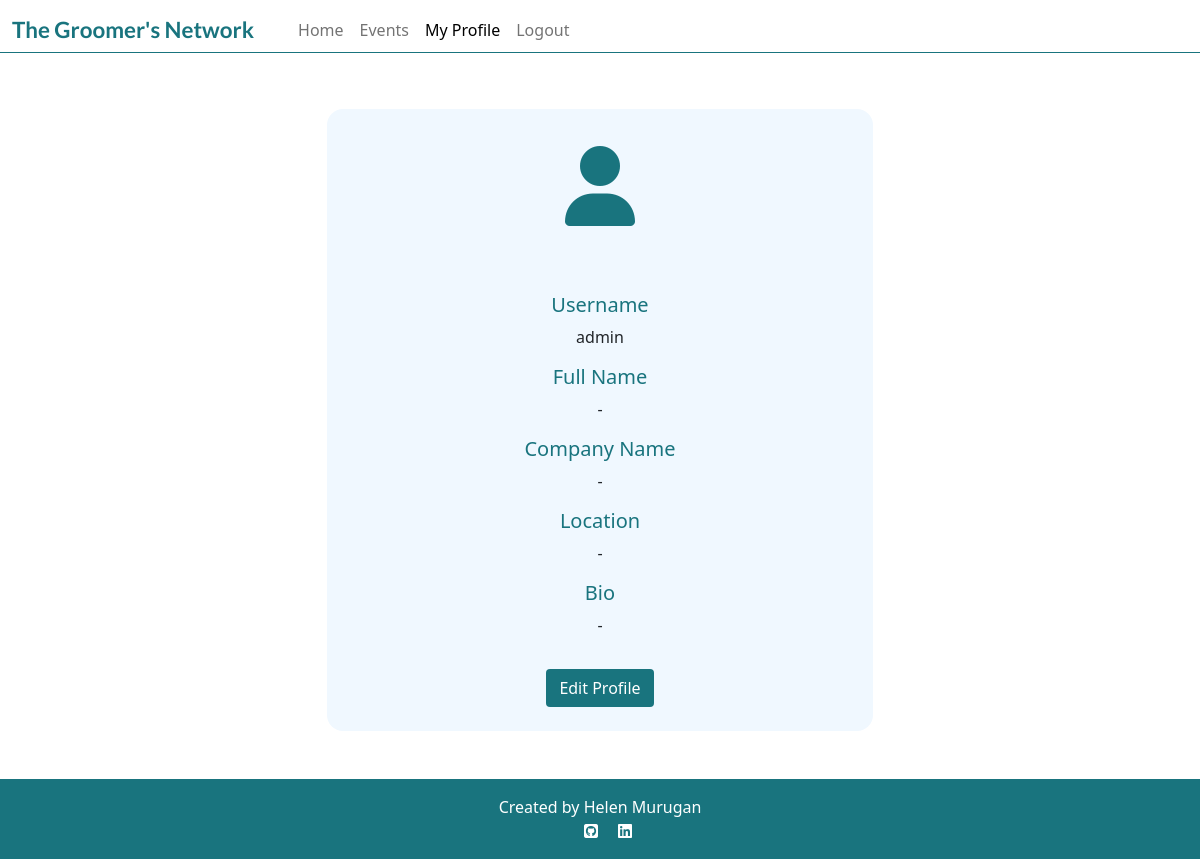
The app's page /user_profile/admin/ (signed in), older data.
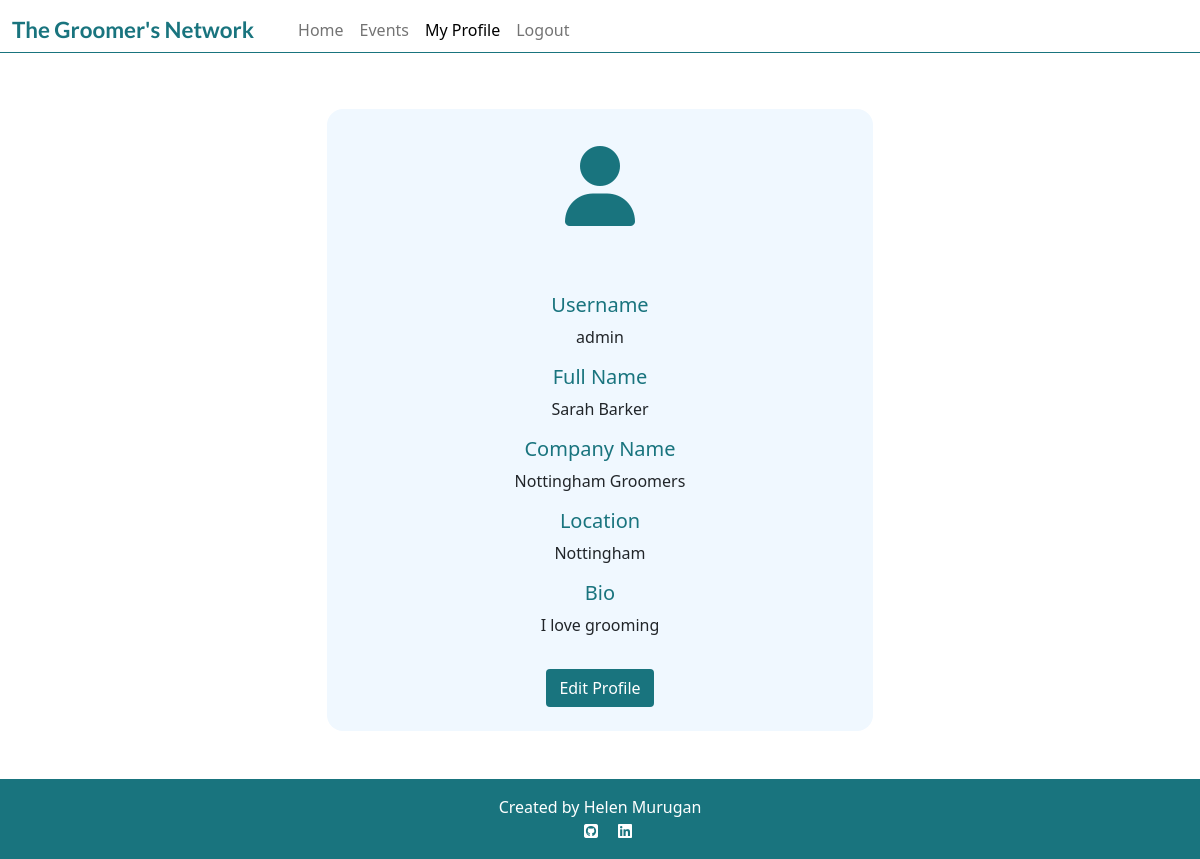
The same page, newer data.
### user_profile/models.py (models this page shows)
class Profile(models.Model):
    user = models.OneToOneField(
        User,
        on_delete=models.CASCADE,
        related_name='profile',
        verbose_name='User',
    )
    full_name = models.CharField(
        max_length=50,
        blank=True,
        null=True,
        verbose_name='Full name',
        default='',
    )
    company_name = models.CharField(
        blank=True,
        null=True,
        max_length=30,
        default='',
    )
    location = models.CharField(
        blank=True,
        null=True,
        max_length=30,
        default='',
    )
    bio = models.TextField(
        blank=True,
        null=True,
        max_length=1000,
        default='',
    )

### user_profile/views.py (the view)
class ProfileView(View):
    def get(self, request, *args, **kwargs):
        if request.user.is_authenticated:
            user_profile = get_object_or_404(
                Profile,
                user=request.user
            )
            context = {
                'user_profile': user_profile,
            }
            return render(
                request,
                'my_profile.html',
                context
            )
        else:
            return render(
                request,
                'account/login.html'
            )

### templates/my_profile.html
{% extends 'base.html' %}
{% block nav_profile %}active{% endblock %}
{% load crispy_forms_tags %}
{% block content %}
<section>
    <div class="container my-5">
        <div class="row justify-content-center">
            <div class="col-md-8 col-lg-6">
                <div class="profile-card">
                    <div class="text-center">
                        <p class="card-body teal-text big-fa"><i class="fa-solid fa-user"></i></p>
                    </div>
                    <div class=card-body>
                        <div class="text-center">
                            <h5 class="mb-2 teal-text">Username</h5>
                            <p>{{ request.user.username }}</p>
                            <h5 class="mb-2 teal-text">Full Name</h5>
                                {% if user_profile.full_name %}
                                    <p>{{user_profile.full_name}}</p>
                                {% else %}
                                    <p>-</p>
                                {% endif %}
                            <h5 class="mb-2 teal-text">Company Name</h5>
                                {% if user_profile.company_name %}
                                    <p>{{user_profile.company_name}}</p>
                                {% else %}
                                    <p>-</p>
                                {% endif %}
                            <h5 class="mb-2 teal-text">Location</h5>
                                {% if user_profile.location %}
                                    <p>{{user_profile.location}}</p>
                                {% else %}
                                    <p>-</p>
                                {% endif %}
                            <h5 class="mb-2 teal-text">Bio</h5>
                                {% if user_profile.bio %}
                                    <p>{{user_profile.bio | safe }}</p>
                                {% else %}
                                    <p>-</p>
                                {% endif %}
                        </div>
                    </div>
                    <div class="text-center">
                        <a href="{% url 'my_profile_update'  user.profile.pk %}" class="btn btn-signup mb-4">Edit Profile</a>
                    </div>
                </div>
            </div>
        </div>
    </div>
</section>
{% endblock %}

Row changes from the older to the newer data that the page shows:
now on this page (row edited): Profile: full_name "Sarah Barker", company_name "Nottingham Groomers", location "Nottingham", bio "I love grooming"
changed Profile: full_name empty → "Sarah Barker" (drawn); company_name empty → "Nottingham Groomers" (drawn); location empty → "Nottingham" (drawn); bio empty → "I love grooming" (drawn)
